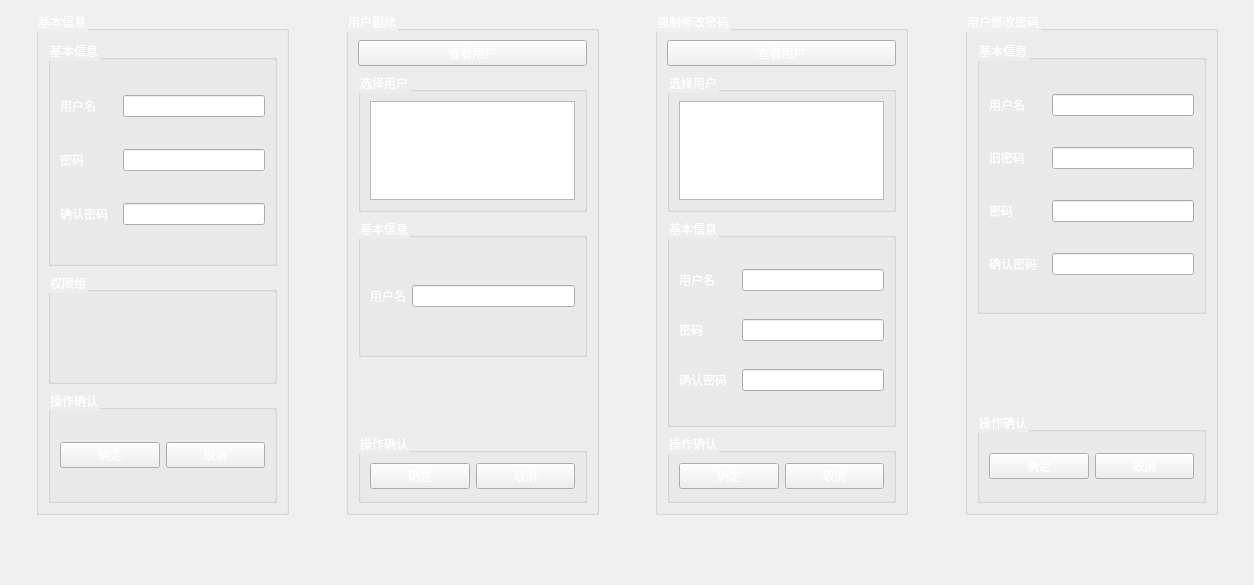
      <widget class="QWidget" name="useranagetab">
       <attribute name="title">
        <string/>
       </attribute>
       <layout class="QVBoxLayout" name="verticalLayout_36">
        <item>
         <layout class="QHBoxLayout" name="horizontalLayout_71" stretch="1,10,2,10,2,10,2,10,1">
          <item>
           <spacer name="horizontalSpacer_5">
            <property name="orientation">
             <enum>Qt::Horizontal</enum>
            </property>
            <property name="sizeHint" stdset="0">
             <size>
              <width>18</width>
              <height>18</height>
             </size>
            </property>
           </spacer>
          </item>
          <item>
           <widget class="QGroupBox" name="groupBox_18">
            <property name="styleSheet">
             <string notr="true">color: rgb(255, 255, 255);</string>
            </property>
            <property name="title">
             <string>基本信息</string>
            </property>
            <layout class="QVBoxLayout" name="verticalLayout_16" stretch="2,1,1">
             <item>
              <widget class="QGroupBox" name="groupBox_15">
               <property name="title">
                <string>基本信息</string>
               </property>
               <layout class="QVBoxLayout" name="verticalLayout_15">
                <item>
                 <layout class="QHBoxLayout" name="horizontalLayout_17" stretch="2,5">
                  <item>
                   <widget class="QLabel" name="label_15">
                    <property name="text">
                     <string>用户名</string>
                    </property>
                   </widget>
                  </item>
                  <item>
                   <widget class="QLineEdit" name="addUser_userName_lineEdit"/>
                  </item>
                 </layout>
                </item>
                <item>
                 <layout class="QHBoxLayout" name="horizontalLayout_18" stretch="2,5">
                  <item>
                   <widget class="QLabel" name="label_16">
                    <property name="text">
                     <string>密码</string>
                    </property>
                   </widget>
                  </item>
                  <item>
                   <widget class="QLineEdit" name="addUser_Password_lineEdit"/>
                  </item>
                 </layout>
                </item>
                <item>
                 <layout class="QHBoxLayout" name="horizontalLayout_19" stretch="2,5">
                  <item>
                   <widget class="QLabel" name="label_17">
                    <property name="text">
                     <string>确认密码</string>
                    </property>
                   </widget>
                  </item>
                  <item>
                   <widget class="QLineEdit" name="addUser_ConfirmPassword_lineEdit"/>
                  </item>
                 </layout>
                </item>
               </layout>
              </widget>
             </item>
             <item>
              <widget class="QGroupBox" name="groupBox_16">
               <property name="title">
                <string>权限组</string>
               </property>
              </widget>
             </item>
             <item>
              <widget class="QGroupBox" name="groupBox_17">
               <property name="title">
                <string>操作确认</string>
               </property>
               <layout class="QHBoxLayout" name="horizontalLayout_20">
                <item>
                 <widget class="QPushButton" name="confirmAddUser_button">
                  <property name="text">
                   <string>确定</string>
                  </property>
                 </widget>
                </item>
                <item>
                 <widget class="QPushButton" name="cancelAddUser_button">
                  <property name="text">
                   <string>取消</string>
                  </property>
                 </widget>
                </item>
               </layout>
              </widget>
             </item>
            </layout>
           </widget>
          </item>
          <item>
           <spacer name="horizontalSpacer_6">
            <property name="orientation">
             <enum>Qt::Horizontal</enum>
            </property>
            <property name="sizeHint" stdset="0">
             <size>
              <width>40</width>
              <height>20</height>
             </size>
            </property>
           </spacer>
          </item>
          <item>
           <widget class="QGroupBox" name="groupBox_19">
            <property name="styleSheet">
             <string notr="true">color: rgb(255, 255, 255);</string>
            </property>
            <property name="title">
             <string>用户删除</string>
            </property>
            <layout class="QVBoxLayout" name="verticalLayout_33" stretch="1,2,2,1,1">
             <item>
              <widget class="QPushButton" name="DeleteUser_seeUser_button">
               <property name="text">
                <string>查看用户</string>
               </property>
              </widget>
             </item>
             <item>
              <widget class="QGroupBox" name="groupBox_20">
               <property name="title">
                <string>选择用户</string>
               </property>
               <layout class="QHBoxLayout" name="horizontalLayout_21">
                <item>
                 <widget class="QTableWidget" name="userDelete_SelectUser_tableWidget"/>
                </item>
               </layout>
              </widget>
             </item>
             <item>
              <widget class="QGroupBox" name="groupBox_21">
               <property name="title">
                <string>基本信息</string>
               </property>
               <layout class="QHBoxLayout" name="horizontalLayout_49">
                <item>
                 <widget class="QLabel" name="label_41">
                  <property name="text">
                   <string>用户名</string>
                  </property>
                 </widget>
                </item>
                <item>
                 <widget class="QLineEdit" name="deleteUser_username_lineEdit"/>
                </item>
               </layout>
              </widget>
             </item>
             <item>
              <spacer name="verticalSpacer">
               <property name="orientation">
                <enum>Qt::Vertical</enum>
               </property>
               <property name="sizeHint" stdset="0">
                <size>
                 <width>20</width>
                 <height>40</height>
                </size>
               </property>
              </spacer>
             </item>
             <item>
              <widget class="QGroupBox" name="groupBox_22">
               <property name="title">
                <string>操作确认</string>
               </property>
               <layout class="QHBoxLayout" name="horizontalLayout_50">
                <item>
                 <widget class="QPushButton" name="confirmDeleteUser_button">
                  <property name="text">
                   <string>确定</string>
                  </property>
                 </widget>
                </item>
                <item>
                 <widget class="QPushButton" name="cancelDeleteUser_button">
                  <property name="text">
                   <string>取消</string>
                  </property>
                 </widget>
                </item>
               </layout>
              </widget>
             </item>
            </layout>
           </widget>
          </item>
          <item>
           <spacer name="horizontalSpacer_30">
            <property name="orientation">
             <enum>Qt::Horizontal</enum>
            </property>
            <property name="sizeHint" stdset="0">
             <size>
              <width>40</width>
              <height>20</height>
             </size>
            </property>
           </spacer>
          </item>
          <item>
           <widget class="QGroupBox" name="groupBox_32">
            <property name="styleSheet">
             <string notr="true">color: rgb(255, 255, 255);</string>
            </property>
            <property name="title">
             <string>强制修改密码</string>
            </property>
            <layout class="QVBoxLayout" name="verticalLayout_35" stretch="1,2,3,1">
             <item>
              <widget class="QPushButton" name="forceChangePassword_seeUser_button">
               <property name="text">
                <string>查看用户</string>
               </property>
              </widget>
             </item>
             <item>
              <widget class="QGroupBox" name="groupBox_36">
               <property name="title">
                <string>选择用户</string>
               </property>
               <layout class="QHBoxLayout" name="horizontalLayout_57">
                <item>
                 <widget class="QTableWidget" name="forceChangeUserPassword_SelectUser_tableWidget"/>
                </item>
               </layout>
              </widget>
             </item>
             <item>
              <widget class="QGroupBox" name="groupBox_40">
               <property name="title">
                <string>基本信息</string>
               </property>
               <layout class="QVBoxLayout" name="verticalLayout_34">
                <item>
                 <layout class="QHBoxLayout" name="horizontalLayout_58" stretch="2,5">
                  <item>
                   <widget class="QLabel" name="label_44">
                    <property name="text">
                     <string>用户名</string>
                    </property>
                   </widget>
                  </item>
                  <item>
                   <widget class="QLineEdit" name="forceChangeUserPassword_username_lineEdit"/>
                  </item>
                 </layout>
                </item>
                <item>
                 <layout class="QHBoxLayout" name="horizontalLayout_69" stretch="2,5">
                  <item>
                   <widget class="QLabel" name="label_52">
                    <property name="text">
                     <string>密码</string>
                    </property>
                   </widget>
                  </item>
                  <item>
                   <widget class="QLineEdit" name="forceChangeUserPassword_password_lineEdit"/>
                  </item>
                 </layout>
                </item>
                <item>
                 <layout class="QHBoxLayout" name="horizontalLayout_70" stretch="2,5">
                  <item>
                   <widget class="QLabel" name="label_53">
                    <property name="text">
                     <string>确认密码</string>
                    </property>
                   </widget>
                  </item>
                  <item>
                   <widget class="QLineEdit" name="forceChangeUserPassword_confirmPassword_lineEdit"/>
                  </item>
                 </layout>
                </item>
               </layout>
              </widget>
             </item>
             <item>
              <widget class="QGroupBox" name="groupBox_41">
               <property name="title">
                <string>操作确认</string>
               </property>
               <layout class="QHBoxLayout" name="horizontalLayout_59">
                <item>
                 <widget class="QPushButton" name="forceChangeUserPassword_button">
                  <property name="text">
                   <string>确定</string>
                  </property>
                 </widget>
                </item>
                <item>
                 <widget class="QPushButton" name="cancelForceChangeUserPassword_button">
                  <property name="text">
                   <string>取消</string>
                  </property>
                 </widget>
                </item>
               </layout>
              </widget>
             </item>
            </layout>
           </widget>
          </item>
          <item>
           <spacer name="horizontalSpacer_31">
            <property name="orientation">
             <enum>Qt::Horizontal</enum>
            </property>
            <property name="sizeHint" stdset="0">
             <size>
              <width>40</width>
              <height>20</height>
             </size>
            </property>
           </spacer>
          </item>
          <item>
           <widget class="QGroupBox" name="groupBox_42">
            <property name="styleSheet">
             <string notr="true">color: rgb(255, 255, 255);</string>
            </property>
            <property name="title">
             <string>用户修改密码</string>
            </property>
            <layout class="QVBoxLayout" name="verticalLayout_17" stretch="3,1,1">
             <item>
              <widget class="QGroupBox" name="groupBox_43">
               <property name="title">
                <string>基本信息</string>
               </property>
               <layout class="QVBoxLayout" name="verticalLayout_18">
                <item>
                 <layout class="QHBoxLayout" name="horizontalLayout_60" stretch="2,5">
                  <item>
                   <widget class="QLabel" name="label_45">
                    <property name="text">
                     <string>用户名</string>
                    </property>
                   </widget>
                  </item>
                  <item>
                   <widget class="QLineEdit" name="userChangePassword_userName_lineEdit"/>
                  </item>
                 </layout>
                </item>
                <item>
                 <layout class="QHBoxLayout" name="horizontalLayout_68" stretch="2,5">
                  <item>
                   <widget class="QLabel" name="label_51">
                    <property name="text">
                     <string>旧密码</string>
                    </property>
                   </widget>
                  </item>
                  <item>
                   <widget class="QLineEdit" name="userChangePassword_oldPassword_lineEdit"/>
                  </item>
                 </layout>
                </item>
                <item>
                 <layout class="QHBoxLayout" name="horizontalLayout_61" stretch="2,5">
                  <item>
                   <widget class="QLabel" name="label_46">
                    <property name="text">
                     <string>密码</string>
                    </property>
                   </widget>
                  </item>
                  <item>
                   <widget class="QLineEdit" name="userChangePassword_newPassword_lineEdit"/>
                  </item>
                 </layout>
                </item>
                <item>
                 <layout class="QHBoxLayout" name="horizontalLayout_62" stretch="2,5">
                  <item>
                   <widget class="QLabel" name="label_47">
                    <property name="text">
                     <string>确认密码</string>
                    </property>
                   </widget>
                  </item>
                  <item>
                   <widget class="QLineEdit" name="userChangePassword_confirmNewPassword_lineEdit"/>
                  </item>
                 </layout>
                </item>
               </layout>
              </widget>
             </item>
             <item>
              <spacer name="verticalSpacer_2">
               <property name="orientation">
                <enum>Qt::Vertical</enum>
               </property>
               <property name="sizeHint" stdset="0">
                <size>
                 <width>20</width>
                 <height>40</height>
                </size>
               </property>
              </spacer>
             </item>
             <item>
              <widget class="QGroupBox" name="groupBox_45">
               <property name="title">
                <string>操作确认</string>
               </property>
               <layout class="QHBoxLayout" name="horizontalLayout_63">
                <item>
                 <widget class="QPushButton" name="confirmChanegePassword_button">
                  <property name="text">
                   <string>确定</string>
                  </property>
                 </widget>
                </item>
                <item>
                 <widget class="QPushButton" name="cancelChangePassword_button">
                  <property name="text">
                   <string>取消</string>
                  </property>
                 </widget>
                </item>
               </layout>
              </widget>
             </item>
            </layout>
           </widget>
          </item>
          <item>
           <spacer name="horizontalSpacer_32">
            <property name="orientation">
             <enum>Qt::Horizontal</enum>
            </property>
            <property name="sizeHint" stdset="0">
             <size>
              <width>40</width>
              <height>20</height>
             </size>
            </property>
           </spacer>
          </item>
         </layout>
        </item>
        <item>
         <spacer name="verticalSpacer_3">
          <property name="orientation">
           <enum>Qt::Vertical</enum>
          </property>
          <property name="sizeHint" stdset="0">
           <size>
            <width>29</width>
            <height>59</height>
           </size>
          </property>
         </spacer>
        </item>
       </layout>
      </widget>
